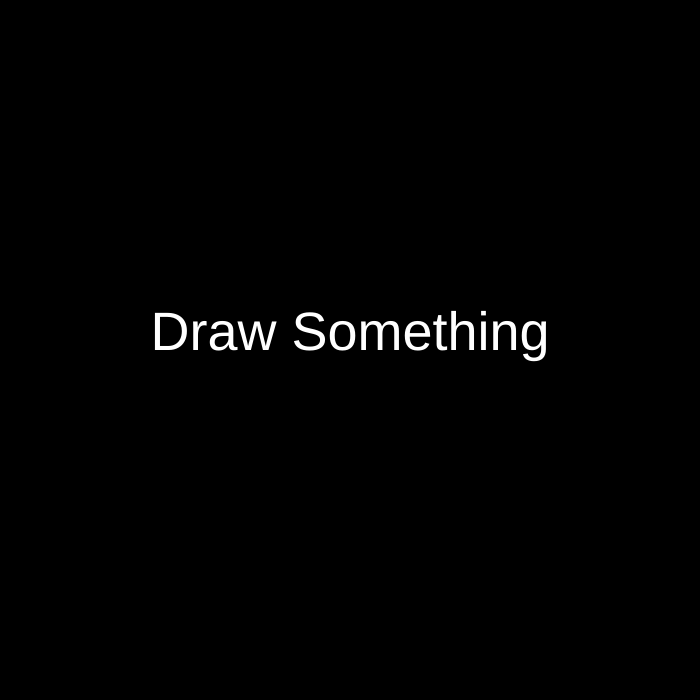
Frame 1 (no input)
Frame 60 (no input): identical to frame 1, image omitted
Frame 120 (the mouse pressed at the canvas centre since frame 60): blank canvas, image omitted

The p5.js sketch that drew this single still picture (run headless with seeded random() and noise() and a simulated clock; from frame 60 on, the mouse is pressed at the canvas centre):

// p5.js sketch
// ── sketch.js
// Coding Challenge 130.3: Drawing with Fourier Transform and Epicycles
// Daniel Shiffman
// https://thecodingtrain.com/CodingChallenges/130.1-fourier-transform-drawing.html
// https://thecodingtrain.com/CodingChallenges/130.2-fourier-transform-drawing.html
// https://thecodingtrain.com/CodingChallenges/130.3-fourier-transform-drawing.html
// https://youtu.be/7_vKzcgpfvU


const USER = 0;
const FOURIER = 1;

let x = [];
let fourierX;
let time = 0;
let path = [];
let drawing = [];
let state = -1;

function mousePressed() {
  state = USER;
  drawing = [];
  x = [];
  time = 0;
  path = [];
}

function mouseReleased() {
  state = FOURIER;
  const skip = 1;
  for (let i = 0; i < drawing.length; i += skip) {
    x.push(new Complex(drawing[i].x, drawing[i].y));
  }
  fourierX = dft(x);

  fourierX.sort((a, b) => b.amp - a.amp);
}

function setup() {
  createCanvas(700, 700);
  background(0);
  fill(255);
  textAlign(CENTER);
  textSize(54);
  text("Draw Something", width/2, height/2);
}

function epicycles(x, y, rotation, fourier) {
  for (let i = 0; i < fourier.length; i++) {
    let prevx = x;
    let prevy = y;
    let freq = fourier[i].freq;
    let radius = fourier[i].amp;
    let phase = fourier[i].phase;
    x += radius * cos(freq * time + phase + rotation);
    y += radius * sin(freq * time + phase + rotation);

    stroke(255, 100);
    noFill();
    ellipse(prevx, prevy, radius * 2);
    stroke(255);
    line(prevx, prevy, x, y);
  }
  return createVector(x, y);
}

function draw() {

  if (state == USER) {
  background(0);
    // Vector measured from the center
    let point = createVector(mouseX - width / 2, mouseY - height / 2);
    //  Add the vector to the drawing set
    drawing.push(point);
    stroke(255);
    noFill();
    //we start drawing a polygon
    beginShape();
    // For each vector ini drawing, we
    // calculate the vertex with the coordinates measured from the corner
    for (let v of drawing) {
      vertex(v.x + width / 2, v.y + height / 2);
    }
    endShape();

    
  } else if (state == FOURIER) {
  background(0);
    let v = epicycles(width / 2, height / 2, 0, fourierX);
    path.unshift(v);
    beginShape();
    noFill();
    strokeWeight(2);
    stroke(255, 255, 5);
    for (let i = 0; i < path.length; i++) {
      vertex(path[i].x, path[i].y);
    }
    endShape();

    const dt = TWO_PI / fourierX.length;
    time += dt;

    if (time > TWO_PI) {
      time = 0;
      path = [];
    }
  }

}
// ── fourier.js
// Coding Challenge 130.3: Drawing with Fourier Transform and Epicycles
// Daniel Shiffman
// https://thecodingtrain.com/CodingChallenges/130.1-fourier-transform-drawing.html
// https://thecodingtrain.com/CodingChallenges/130.2-fourier-transform-drawing.html
// https://thecodingtrain.com/CodingChallenges/130.3-fourier-transform-drawing.html
// https://youtu.be/7_vKzcgpfvU


class Complex {
  // The constructor for a complex number
  constructor(a, b) {
    this.re = a;
    this.im = b;
  }

  // Add coplex number c to the current number
  add(c) {
    this.re += c.re;
    this.im += c.im;
  }

  //multiply this number by c
  mult(c) {
    const re = this.re * c.re - this.im * c.im;
    const im = this.re * c.im + this.im * c.re;
    return new Complex(re, im);
  }
}

// dft function
function dft(x) {
  const X = [];
  const N = x.length;
  for (let k = 0; k < N; k++) {
    let sum = new Complex(0, 0);
    for (let n = 0; n < N; n++) {
      const phi = (TWO_PI * k * n) / N;
      const c = new Complex(cos(phi), -sin(phi));
      sum.add(x[n].mult(c));
    }
    sum.re = sum.re / N;
    sum.im = sum.im / N;

    let freq = k;
    let amp = sqrt(sum.re * sum.re + sum.im * sum.im);
    let phase = atan2(sum.im, sum.re);
    X[k] = { re: sum.re, im: sum.im, freq, amp, phase };
  }
  return X;
}
// ── principal.html
<!DOCTYPE html>
<html>
  <head>
    <script src="https://cdnjs.cloudflare.com/ajax/libs/p5.js/0.7.2/p5.min.js"></script>
    <script src="https://cdnjs.cloudflare.com/ajax/libs/p5.js/0.7.2/addons/p5.dom.min.js"></script>
    <link rel="stylesheet" type="text/css" href="style.css">
    <meta charset="utf-8" />

  </head>
  <body>
    <script src="codingtrain.js"></script>
    <script src="fourier.js"></script>
    <script src="sketch.js"></script>
  </body>
</html>
